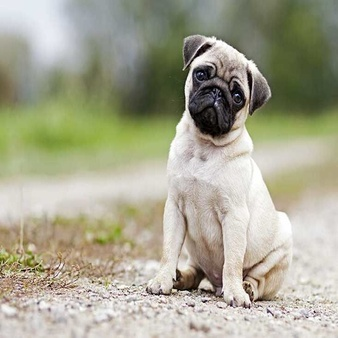
#> input picture api/Transformation/Input_Images/Dog.jpg, 338 x 338 px, shrunk from 549 x 549 before the run, found by its file name; its folder holds 4 pictures in this run
$ python scalingTransformation.py
#> lines starting #> are read from the running program, lines starting #| are printed output that depends on the picture
import numpy as np
import cv2
import base64
import math

def clip(a, b):
    if a <= 0:
        return 0
    if a >= b - 1:
        return b - 1
    return a


def bilinearInterpolation(A, x, y):
    xMin = int(np.floor(x))
    yMin = int(np.floor(y))

    xMax = 1 + xMin
    yMax = 1 + yMin

    u = x - xMin
    v = y - yMin

    xMin = clip(xMin, A.shape[0])
    xMax = clip(xMax, A.shape[0])
    yMin = clip(yMin, A.shape[1])
    yMax = clip(yMax, A.shape[1])

    l = A[xMin, yMin]
    m = A[xMin, yMax]
    n = A[xMax, yMin]
    o = A[xMax, yMax]

    return (1.0 - u) * (1.0 - v) * l + u * (1.0 - v) * n + (1.0 - u) * v * m + u * v * o


def intensity_scaling(input_image, column, alpha, beta):
    i_img = np.zeros(input_image.shape, np.uint8)

    for m in range(0,input_image.shape[0]):
        for n in range(0,input_image.shape[1]):
            if n < column:
                i_img[m, n] = bilinearInterpolation(input_image, m, n) * alpha
            else:
                i_img[m, n] = bilinearInterpolation(input_image, m, n) * beta
    return i_img


def scalingTransformation(inputImageName,parameters):
#> called with inputImageName = 'Dog.jpg', parameters = 'c=255,a=0.2,b=0.8'
    image = cv2.imread('Transformation/Input_Images/'+inputImageName, cv2.IMREAD_COLOR)
#> image is the input picture: shape (338, 338, 3); mean B, G, R 145.1, 166.2, 167.4

    param_split = parameters.split(',')
    column = int(param_split[0].split("=")[1])
    alpha = float(param_split[1].split("=")[1])
    beta = float(param_split[2].split("=")[1])
    # print(column,alpha,beta)

    scaled_image = intensity_scaling(image, column=column, alpha=alpha, beta=beta)
#> the loop in intensity_scaling, `for m in range(0,input_image.shape[0]):` made 338 passes
#> after the loop in intensity_scaling, `for m in range(0,input_image.shape[0]):`:
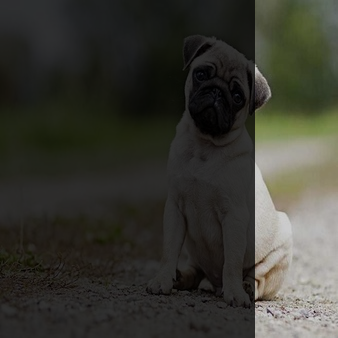
#> i_img: shape (338, 338, 3); mean B, G, R 49.4, 57.1, 57.2

    output_image_name = 'Transformation/Output_Images/'+inputImageName
    cv2.imwrite(output_image_name, scaled_image)

    with open(output_image_name, "rb") as image_file:
        image_string = base64.b64encode(image_file.read())
        return image_string

if __name__ == "__main__":
    #Dog.jpg -c 255 -a 0.2 -b 0.8
    scalingTransformation("Dog.jpg","c=255,a=0.2,b=0.8")
